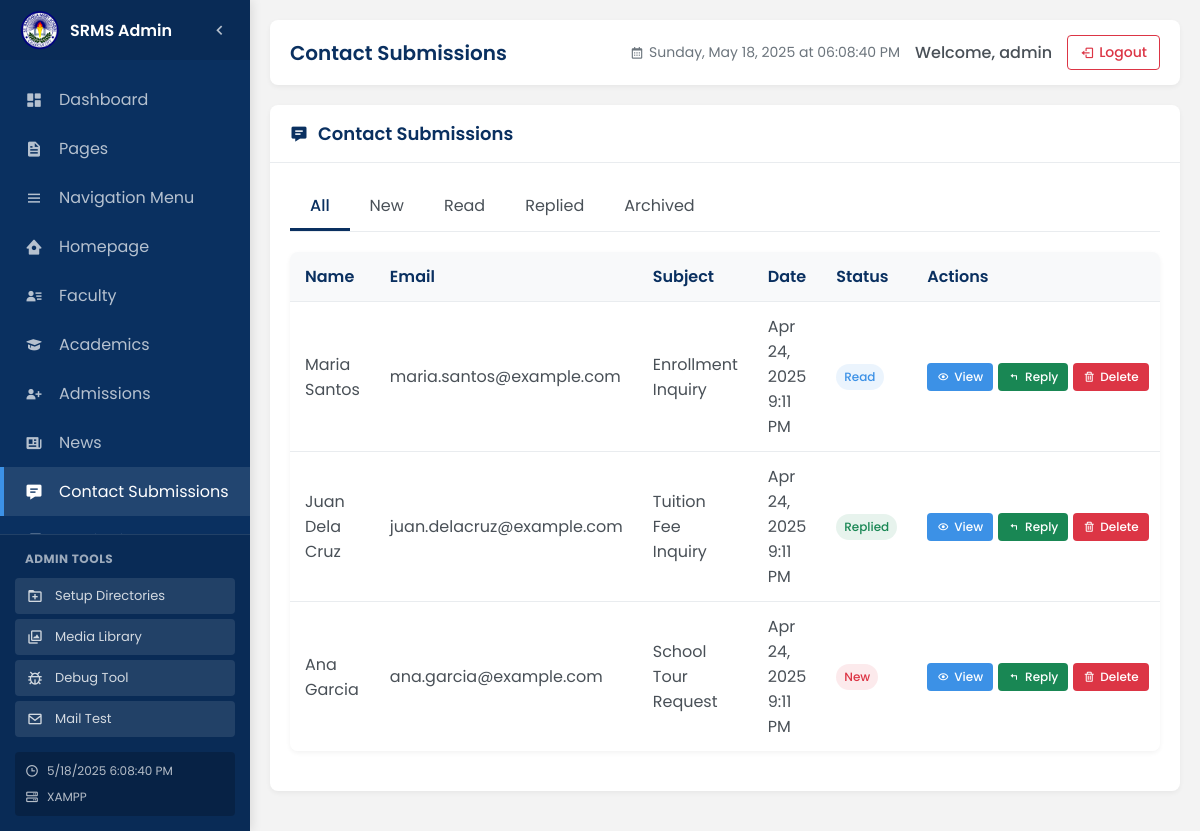
Screenshot of /admin/contact-submissions.php (signed in) with the database file from the repository.
### tables this page shows
CREATE TABLE `contact_submissions` (
  `id` int(11) NOT NULL,
  `name` varchar(100) NOT NULL,
  `email` varchar(100) NOT NULL,
  `phone` varchar(50) DEFAULT NULL,
  `subject` varchar(255) DEFAULT NULL,
  `message` text NOT NULL,
  `submission_date` timestamp NOT NULL DEFAULT current_timestamp(),
  `status` enum('new','read','replied','archived') DEFAULT 'new',
  `ip_address` varchar(45) DEFAULT NULL
);

### includes/db.php (called while the page is built, shortened)
<?php
class Database {
    private $connection;
    private function connect() {
        $host = DB_SERVER;
        $user = DB_USERNAME;
        $pass = DB_PASSWORD;
        $db = DB_NAME;
        $port = defined('DB_PORT') ? DB_PORT : '3306';
        $this->connection = new mysqli($host, $user, $pass, $db, $port);
        $this->connection->set_charset('utf8mb4');
    }
    public function query($sql) {
        $result = $this->connection->query($sql);
        return $result;
    }
    public function fetch_all($sql) {
        $result = $this->query($sql);
        $rows = [];
        if ($result) {
            while ($row = $result->fetch_assoc()) {
                $rows[] = $row;
            }
        }
        return $rows;
    }
}

### admin/contact-submissions.php (the view, shortened to what this page needs)
<?php
include_once '../includes/db.php';
$db = new Database();
$status_filter = isset($_GET['status']) ? $db->escape($_GET['status']) : '';
$where_clause = '';
$submissions = $db->fetch_all("SELECT * FROM contact_submissions $where_clause ORDER BY submission_date DESC");
?>
<div class="panel">
    <div class="panel-header">
        <h3 class="panel-title"><i class='bx bxs-message-detail'></i> Contact Submissions</h3>
    </div>
    <div class="panel-body">
        <div class="filter-tabs">
            <a href="contact-submissions.php" class="filter-tab <?php echo empty($status_filter) ? 'active' : ''; ?>">All</a>
            <a href="contact-submissions.php?status=new" class="filter-tab <?php echo $status_filter === 'new' ? 'active' : ''; ?>">New</a>
            <a href="contact-submissions.php?status=read" class="filter-tab <?php echo $status_filter === 'read' ? 'active' : ''; ?>">Read</a>
            <a href="contact-submissions.php?status=replied" class="filter-tab <?php echo $status_filter === 'replied' ? 'active' : ''; ?>">Replied</a>
            <a href="contact-submissions.php?status=archived" class="filter-tab <?php echo $status_filter === 'archived' ? 'active' : ''; ?>">Archived</a>
        </div>
        <div class="table-container">
            <table class="table" id="submissionsTable">
                <thead>
                    <tr>
                        <th>Name</th>
                        <th>Email</th>
                        <th>Subject</th>
                        <th>Date</th>
                        <th>Status</th>
                        <th>Actions</th>
                    </tr>
                </thead>
                <tbody>
                    <?php if(empty($submissions)): ?>
                    <tr>
                        <td colspan="6" class="text-center">
                            <div class="empty-state">
                                <i class='bx bx-envelope-open'></i>
                                <p>No submissions found.</p>
                            </div>
                        </td>
                    </tr>
                    <?php else: ?>
                        <?php foreach($submissions as $submission): ?>
                        <tr>
                            <td><?php echo htmlspecialchars($submission['name']); ?></td>
                            <td><?php echo htmlspecialchars($submission['email']); ?></td>
                            <td><?php echo htmlspecialchars($submission['subject']); ?></td>
                            <td><?php echo date('M j, Y g:i A', strtotime($submission['submission_date'])); ?></td>
                            <td>
                                <span class="badge badge-<?php
                                    echo $submission['status'] === 'new' ? 'danger' :
                                        ($submission['status'] === 'read' ? 'primary' :
                                            ($submission['status'] === 'replied' ? 'success' : 'secondary'));
                                ?>">
                                    <?php echo ucfirst($submission['status'] ?: 'new'); ?>
                                </span>
                            </td>
                            <td>
                                <div class="action-buttons">
                                    <button type="button" class="btn btn-primary btn-sm view-submission" data-id="<?php echo $submission['id']; ?>">
                                        <i class='bx bx-show'></i> View
                                    </button>
                                    <a href="reply.php?id=<?php echo $submission['id']; ?>" class="btn btn-success btn-sm">
                                        <i class='bx bx-reply'></i> Reply
                                    </a>
                                    <a href="contact-submissions.php?action=delete&id=<?php echo $submission['id']; ?>" class="btn btn-danger btn-sm" onclick="return confirm('Are you sure you want to delete this submission?')">
                                        <i class='bx bx-trash'></i> Delete
                                    </a>
                                </div>
                            </td>
                        </tr>
                        <?php endforeach; ?>
                    <?php endif; ?>
                </tbody>
            </table>
        </div>
    </div>
</div>
<?php
include 'layout.php';
?>

### assets/css/styles.css (style rules this page uses)
:root { --poppins: 'Poppins', sans-serif; --lato: 'Lato', sans-serif; --light: #F9F9F9; --blue: #3C91E6; --light-blue: #CFE8FF; --grey: #EEE; --dark-grey: #AAAAAA; --dark: #342E37; --red: #DB504A; --yellow: #FFCE26; --light-yellow: #FFF2C6; --orange: #FD7238; --light-orange: #FFE0D3; --dark-blue: #156ec7; --green: #0aaa2dd7; --primary: #003366; --secondary: #156ec7; }
* { margin: 0; padding: 0; box-sizing: border-box; font-family: var(--poppins); }
body { background-color: #f3f3f3; color: #222222; }
a { text-decoration: none; }

### assets/css/admin-dashboard.css (style rules this page uses)
:root { --sidebar-width: 250px; --sidebar-collapsed-width: 70px; --primary-color: #0a3060; --primary-light: #3C91E6; --secondary-color: #f8f9fa; --success-color: #198754; --danger-color: #dc3545; --warning-color: #ffc107; --text-color: #495057; --border-color: #e9ecef; --sidebar-transition: all 0.3s ease; --box-shadow: 0 2px 5px rgba(0,0,0,0.05); --header-height: 60px; }
body { font-family: 'Poppins', sans-serif; margin: 0; padding: 0; background-color: #f3f3f3; overflow-x: hidden; color: var(--text-color); }
.panel { background-color: #fff; border-radius: 8px; box-shadow: var(--box-shadow); margin-bottom: 20px; overflow: hidden; }
.panel-header { padding: 15px 20px; border-bottom: 1px solid var(--border-color); display: flex; justify-content: space-between; align-items: center; }
.panel-title { margin: 0; color: var(--primary-color); font-size: 18px; font-weight: 600; display: flex; align-items: center; }
.panel-title i { margin-right: 10px; }
.panel-body { padding: 20px; }
.btn { display: inline-flex; align-items: center; justify-content: center; padding: 8px 15px; border-radius: 4px; font-weight: 500; cursor: pointer; transition: all 0.2s; border: none; text-decoration: none; }
.btn i { margin-right: 5px; }
.btn-primary { background-color: var(--primary-light); color: white; }
.btn-success { background-color: var(--success-color); color: white; }
.btn-danger { background-color: var(--danger-color); color: white; }
.btn-sm { padding: 5px 10px; font-size: 12px; }
.table-container { border-radius: 8px; overflow: hidden; box-shadow: var(--box-shadow); margin-bottom: 20px; }
.table { width: 100%; border-collapse: collapse; background-color: white; }
.table th, .table td { padding: 12px 15px; text-align: left; border-bottom: 1px solid var(--border-color); }
.table th { font-weight: 600; color: var(--primary-color); background-color: #f8f9fa; }
.table tr:last-child td { border-bottom: none; }
.badge { display: inline-block; padding: 4px 8px; border-radius: 50px; font-size: 12px; font-weight: 500; }
.badge-primary { background-color: rgba(60, 145, 230, 0.1); color: var(--primary-light); }
.badge-success { background-color: rgba(25, 135, 84, 0.1); color: var(--success-color); }
.badge-danger { background-color: rgba(220, 53, 69, 0.1); color: var(--danger-color); }

### admin/contact-submissions.php (style rules this page uses)
.filter-tabs { display: flex; margin-bottom: 20px; overflow-x: auto; border-bottom: 1px solid var(--border-color); }
.filter-tab { padding: 10px 20px; color: var(--text-color); text-decoration: none; border-bottom: 3px solid transparent; transition: all 0.2s; white-space: nowrap; }
.filter-tab.active { color: var(--primary-color); border-bottom-color: var(--primary-color); font-weight: 500; }
.action-buttons { display: flex; gap: 5px; }

### rows the page displays
contact_submissions: name "Maria Santos", email "maria.santos@example.com", subject "Enrollment Inquiry", submission_date "Apr 24, 2025 9:11 PM", status "Read"
contact_submissions: name "Juan Dela Cruz", email "juan.delacruz@example.com", subject "Tuition Fee Inquiry", submission_date "Apr 24, 2025 9:11 PM", status "Replied"
contact_submissions: name "Ana Garcia", email "ana.garcia@example.com", subject "School Tour Request", submission_date "Apr 24, 2025 9:11 PM", status "New"

### other values shown
SERVER_TYPE "XAMPP"
$page_title "Contact Submissions"
$_SESSION['admin_username'] "admin"
